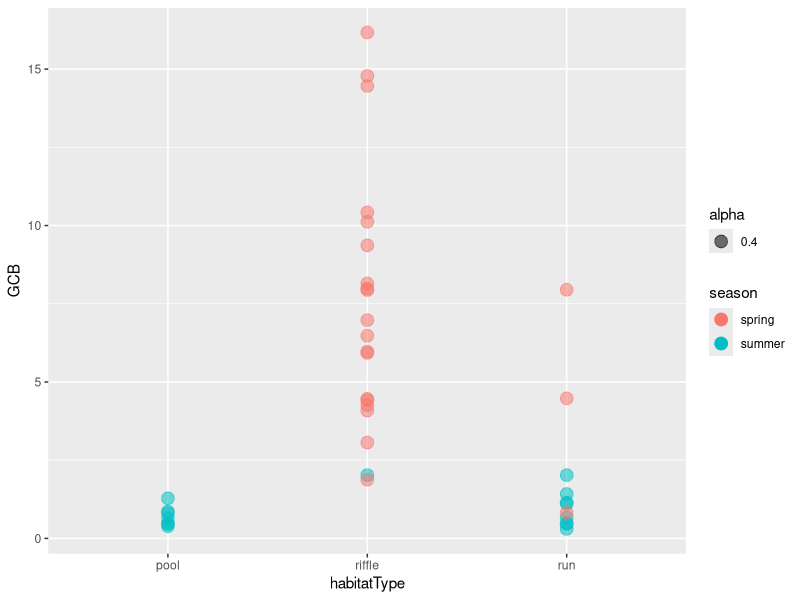
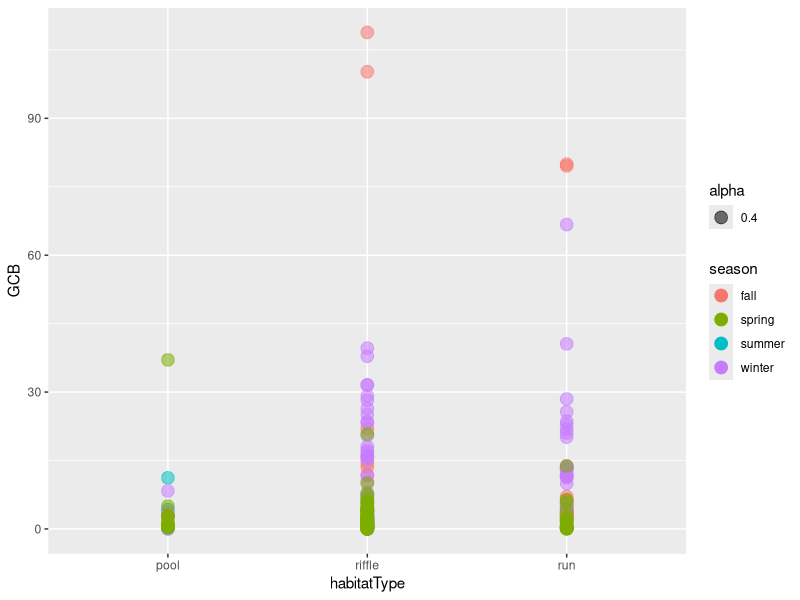
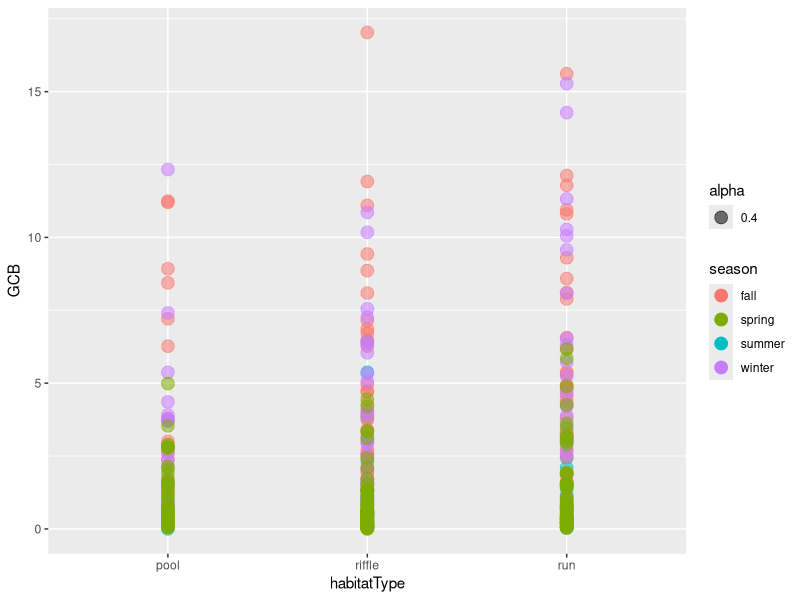

Write R code to recreate these figures, in order.
setwd("C:/Users/Sophia/Dropbox/projects/Fish_GCB")
library(caret)
library(ggplot2)

brGCB<-read.csv("BR_GCB.csv")
brGCB$size<-as.numeric(brGCB$size)
brGCB$habitatType<-gsub("[p][l][0-9]","pool",brGCB$habitat)
brGCB$habitatType<-gsub("[r][f][0-9]","riffle",brGCB$habitatType)
brGCB$habitatType<-gsub("[r][u][n][0-9]","run",brGCB$habitatType)
cysp<-brGCB[(brGCB$species == "cysp"),]
cysp$GCB_norm<-(cysp$GCB-mean(cysp$GCB))/sd(cysp$GCB)
etsp<-brGCB[(brGCB$species == "etsp"),]
etsp$GCB_norm<-(etsp$GCB-mean(etsp$GCB))/sd(etsp$GCB)
etca<-brGCB[(brGCB$species == "etca"),]
etca$GCB_norm<-(etca$GCB-mean(etca$GCB))/sd(etca$GCB)
etbl<-brGCB[(brGCB$species == "etbl"),]
etbl$GCB_norm<-(etbl$GCB-mean(etbl$GCB))/sd(etbl$GCB)
nobo<-brGCB[(brGCB$species == "nobo"),]
nobo$GCB_norm<-(nobo$GCB-mean(nobo$GCB))/sd(nobo$GCB)
g<-ggplot(data = etbl, aes(y = GCB, x = habitatType))
g<-g+geom_point(aes(color = season, alpha = 0.4), size = 4)
g
tapply(brGCB$GCB, brGCB$species, length)


hzGCB<-read.csv("HZ_GCB.csv")
hzGCB$size<-as.numeric(hzGCB$size)
hzGCB$habitatType<-gsub("[p][l][0-9]","pool",hzGCB$habitat)
hzGCB$habitatType<-gsub("[r][f][0-9]","riffle", hzGCB$habitatType)
hzGCB$habitatType<-gsub("[r][u][n][0-9]","run", hzGCB$habitatType)
hzGCB$habitatType<-gsub("riffle ","riffle", hzGCB$habitatType)
hzGCB$habitatType<-gsub("run ","run", hzGCB$habitatType)
tapply(hzGCB$GCB, hzGCB$habitatType, length)
HZcoba<-hzGCB[(hzGCB$species == "coba"),]
HZetca<-hzGCB[(hzGCB$species == "etca"),]
HZette<-hzGCB[(hzGCB$species == "ette"),]
HZetfl<-hzGCB[(hzGCB$species == "etfl"),]
HZluzo<-hzGCB[(hzGCB$species == "luzo"),]

g<-ggplot(data = HZcoba, aes(y = GCB, x = habitatType))
g<-g+geom_point(aes(color = season, alpha = 0.4), size = 4)
g
g<-ggplot(data = HZetca, aes(y = GCB, x = habitatType))
g<-g+geom_point(aes(color = season, alpha = 0.4), size = 4)
g

trCtr<-trainControl(method = "CV", number = 5)
fit<-train(GCB~habitatType+season+size, 
            data = HZluzo, 
            preProcess = (c("center", "scale")),
            method = "glm",
            trControl = trCtr
                        )
fit

#just etbl
 
